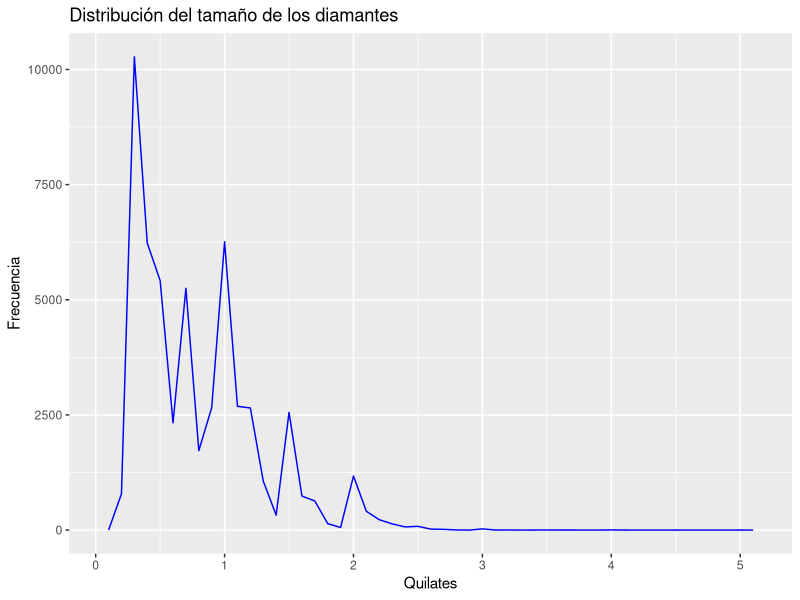
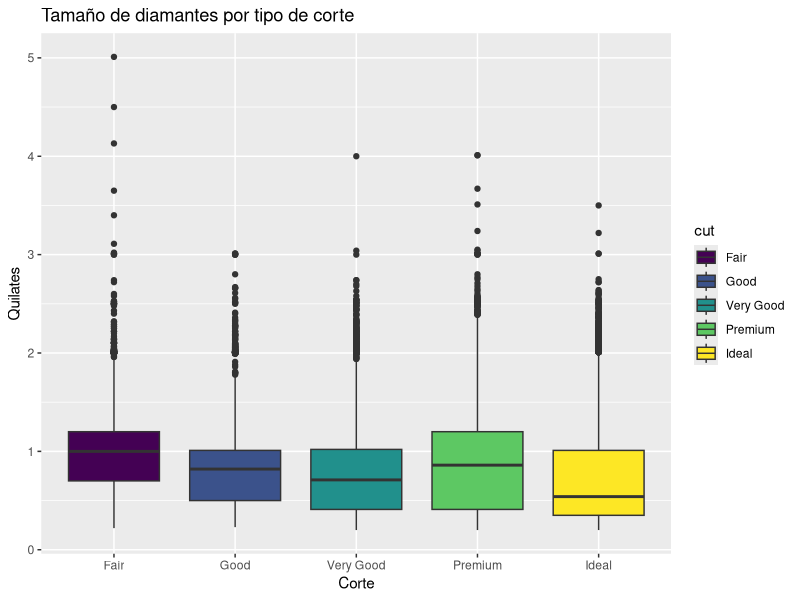
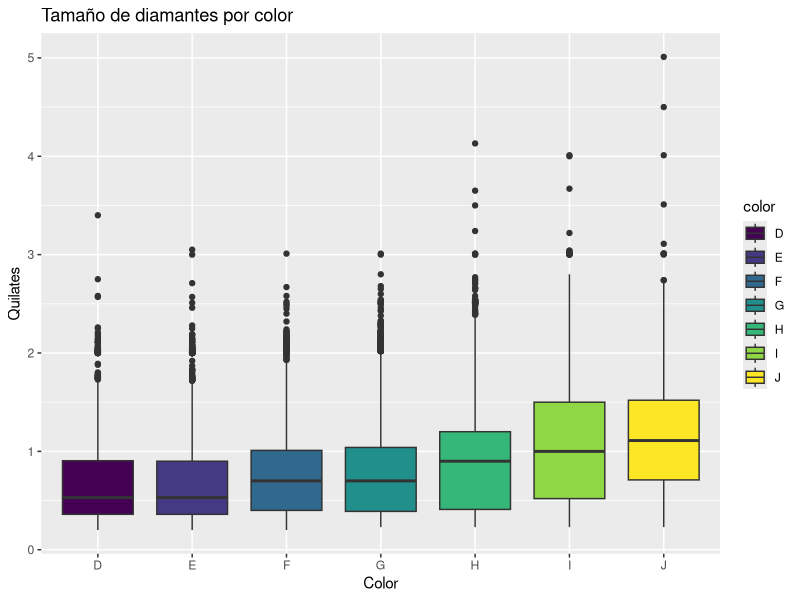
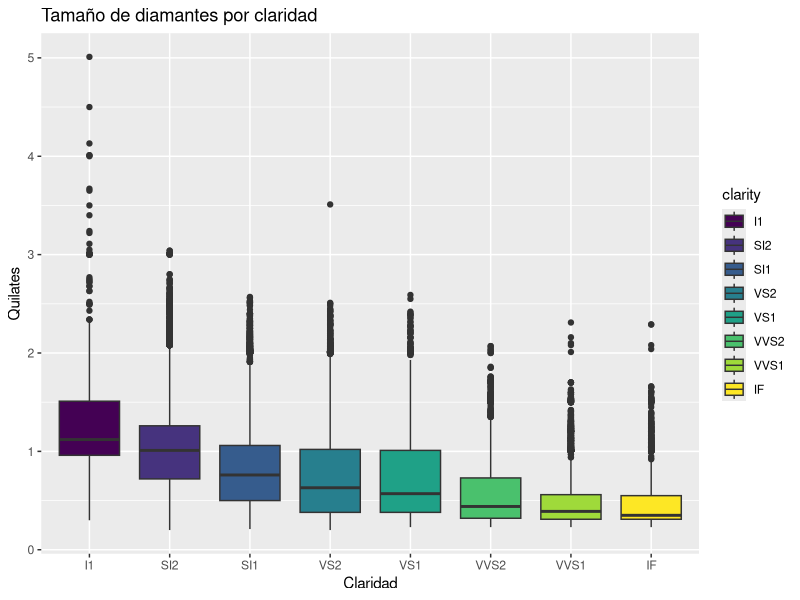

The R script that drew these images, in order:
## ---- chunk 1
knitr::opts_chunk$set(echo = FALSE)
library(ggplot2)
## ---- chunk 2
ggplot(diamonds, aes(x=carat)) +
  geom_freqpoly(binwidth=0.1, color="blue") +
  labs(title="Distribución del tamaño de los diamantes",
       x="Quilates", y="Frecuencia")
## ---- chunk 3
ggplot(diamonds, aes(x=cut, y=carat, fill=cut)) +
  geom_boxplot() +
  labs(title="Tamaño de diamantes por tipo de corte",
       x="Corte", y="Quilates")
## ---- chunk 4
ggplot(diamonds, aes(x=color, y=carat, fill=color)) +
  geom_boxplot() +
  labs(title="Tamaño de diamantes por color",
       x="Color", y="Quilates")
## ---- chunk 5
ggplot(diamonds, aes(x=clarity, y=carat, fill=clarity)) +
  geom_boxplot() +
  labs(title="Tamaño de diamantes por claridad",
       x="Claridad", y="Quilates")
